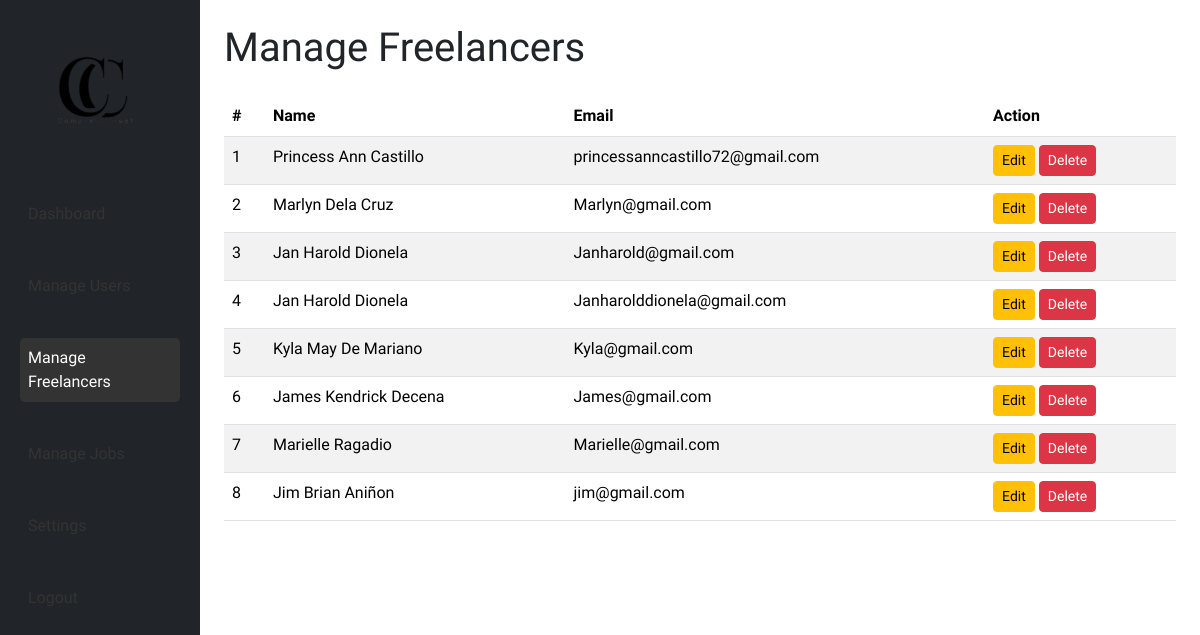
/admin/manage-freelancers.php, run on an earlier commit of the app's database.
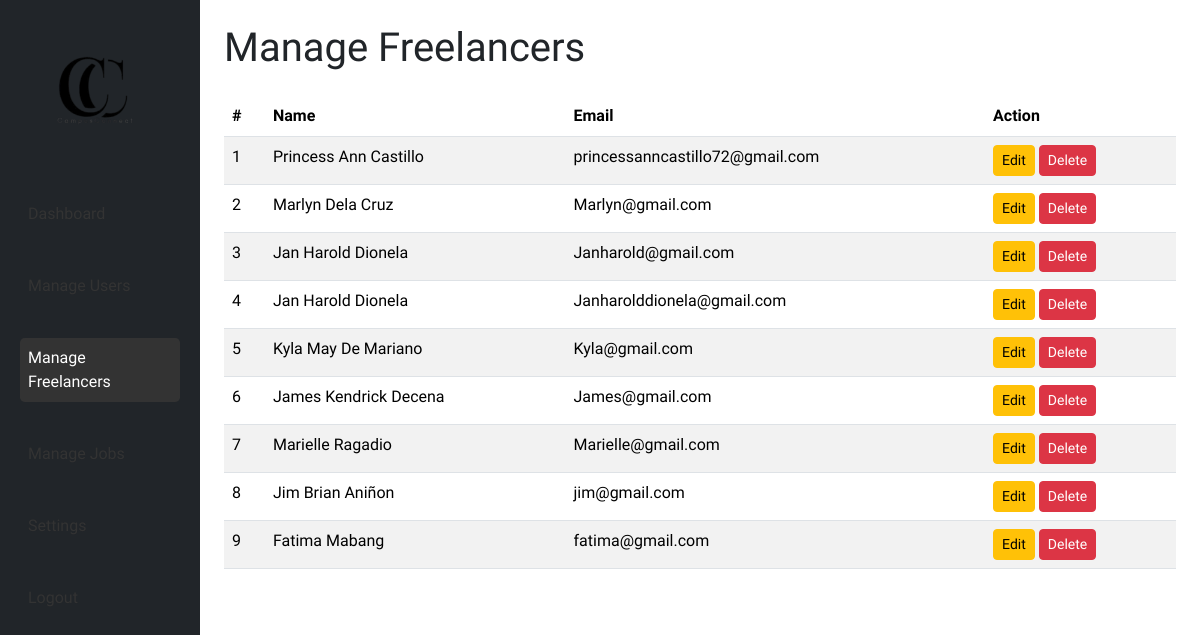
And on a later commit of the database.
### tables this page shows
CREATE TABLE `users` (
  `user_id` int(100) NOT NULL,
  `first_name` varchar(50) NOT NULL,
  `last_name` varchar(50) NOT NULL,
  `username` varchar(50) NOT NULL,
  `email` varchar(50) NOT NULL,
  `password` varchar(255) NOT NULL,
  `user_type` enum('client','freelancer') NOT NULL,
  `created_at` timestamp NOT NULL DEFAULT current_timestamp() ON UPDATE current_timestamp()
);

### admin/manage-freelancers.php (the view, shortened to what this page needs)
<?php
try {
  $dsn = 'mysql:host=localhost;dbname=upwork_campus_connect_db;charset=utf8mb4';
  $username = 'root';
  $password = '';
  $pdo = new PDO($dsn, $username, $password);
  $pdo->setAttribute(PDO::ATTR_ERRMODE, PDO::ERRMODE_EXCEPTION);
} catch (PDOException $e) {
  die("Connection failed: " . $e->getMessage());
}
$freelancers = [];
try {
    if (isset($pdo)) {
        $query = "SELECT user_id, CONCAT(first_name, ' ', last_name) AS name, email
                  FROM users
                  WHERE user_type = 'freelancer'";
        $stmt = $pdo->prepare($query);
        $stmt->execute();
        $freelancers = $stmt->fetchAll(PDO::FETCH_ASSOC);
    } else {
        echo "Database connection failed!";
        exit;
    }
} catch (PDOException $e) {
    echo "Error fetching freelancers: " . $e->getMessage();
    exit;
}
?>
<!DOCTYPE html>
<html lang="en">
  <head>
    <link href="https://cdnjs.cloudflare.com/ajax/libs/bootstrap/5.3.1/css/bootstrap.min.css" rel="stylesheet" />
    <link rel="stylesheet" href="../assets/css/resets.css" />
    <link rel="stylesheet" href="../assets/css/sidebar.css" />
  </head>
  <body>
    <div class="container-fluid">
      <div class="row">
        <nav class="col-md-3 col-lg-2 sidebar bg-dark text-white d-none d-md-block" id="desktop-sidebar">
        <img
  src="../img/logo.png"
  alt="Logo"
  class="logo mb-4"
/>
          <ul class="nav flex-column">
            <li class="nav-item"><a class="nav-link" href="index.php">Dashboard</a></li>
            <li class="nav-item"><a class="nav-link" href="manage-users.php">Manage Users</a></li>
            <li class="nav-item"><a class="nav-link active" href="manage-freelancers.php">Manage Freelancers</a></li>
            <li class="nav-item"><a class="nav-link" href="manage-jobs.php">Manage Jobs</a></li>
            <li class="nav-item"><a class="nav-link" href="settings.php">Settings</a></li>
            <li class="nav-item"><a class="nav-link" href="login.php">Logout</a></li>
          </ul>
        </nav>
        <main class="col-md-9 col-lg-10 p-4">
          <h1 class="mb-4">Manage Freelancers</h1>
          <?php if (!empty($freelancers)): ?>
            <div class="table-responsive">
              <table class="table table-striped">
                <thead>
                  <tr>
                    <th>#</th>
                    <th>Name</th>
                    <th>Email</th>
                    <th>Action</th>
                  </tr>
                </thead>
                <tbody>
                  <?php foreach ($freelancers as $index => $freelancer): ?>
                  <tr>
                    <td><?php echo $index + 1; ?></td>
                    <td><?php echo htmlspecialchars($freelancer['name']); ?></td>
                    <td><?php echo htmlspecialchars($freelancer['email']); ?></td>
                    <td>
                      <button class="btn btn-warning btn-sm">Edit</button>
                      <button class="btn btn-danger btn-sm">Delete</button>
                    </td>
                  </tr>
                  <?php endforeach; ?>
                </tbody>
              </table>
            </div>
          <?php else: ?>
            <p>No freelancers found!</p>
          <?php endif; ?>
        </main>
      </div>
    </div>
  </body>
</html>

What changed in the data, as far as the page shows it:
added users: name "Fatima Mabang", email "fatima@gmail.com"
